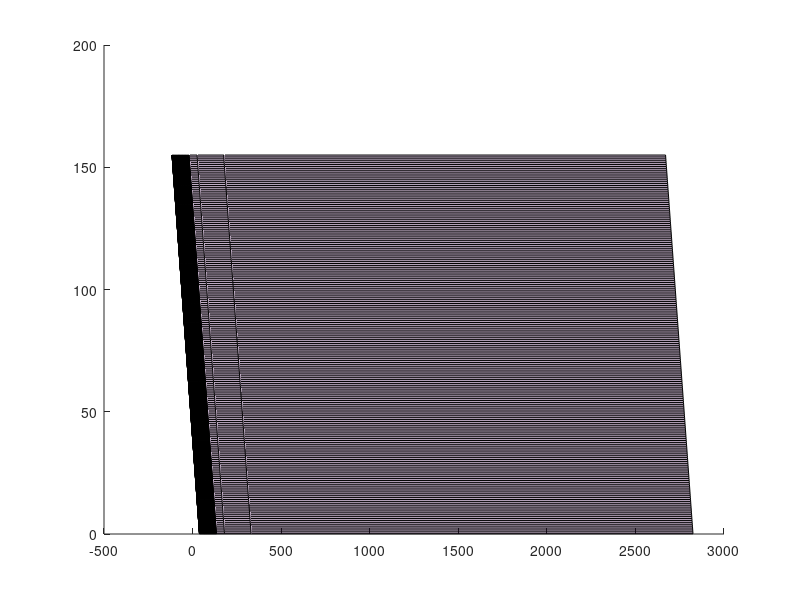

The MATLAB source for this figure: (Note: this script raises an error after producing the figure.)
% Phase plane analysis for triplet system

%%
addpath(genpath('../CoreFunctions'));
addpath(genpath('../utils'));
outdir = './rslts/LDDM_IIA_Phaseplane';
if ~exist(outdir,'dir')
    mkdir(outdir);
end
dt = .001;
Tau = ones(1,3)*.1;
lwd = 2.0;
mksz = 18;
%% panel c_middle, nullclines for R1 and R2 under unequal inputs
rng('default'); rng(5);
c = .256;
V = 256*[1+c, 1, 1.1];  
a = 10;
b = 1.8;
w = 1;
v = 1;
% - time couse R1, R2, and R3
sgm = 1; dur = 4;
presentt = dt; triggert = presentt; thresh = Inf;
initialvals = [4,4,4;12,12,12;0,0,0]/15; stimdur = dur; stoprule = 0;
% - Nullclines R1*-R2*-R3* space
h = figure; hold on;
filename = sprintf('LDDMTriplet_a%1.1f_b%1.1f_w%1.1f_v%1.1f_V1%3.0f_V2%3.0f_V3%3.0f',a,b,w,v,V);
[R3, R2] = meshgrid(linspace(.1,155,200),linspace(.1,155,200));
R1 = (V(3)./R3 - (w - b)*R3 - (1-a) - v*R2)/v; % dR3/dt = 0
lgd3 = surf(R1,R2,R3,'FaceAlpha',.3); % dR3/dt = 0
lgd3.EdgeColor = 'none';
lgd3.FaceColor = '#ef476f';

[R2, R1] = meshgrid(linspace(.1,155,200),linspace(.1,155,200));
R3 = (V(2)./R2 - (w - b)*R2 - (1-a) - v*R1)/v; % dR2/dt = 0
lgd2 = surf(R1,R2,R3,'FaceAlpha',.3); % dR2/dt = 0
lgd2.EdgeColor = 'none';
lgd2.FaceColor = '#118ab2';


[R1, R3] = meshgrid(linspace(.1,155,200),linspace(.1,155,200));
R2 = (V(1)./R1 - (w - b)*R1 - (1-a) - v*R3)/v; % dR1/dt = 0
lgd1 = surf(R1,R2,R3,'FaceAlpha',.3); % dR1/dt = 0
lgd1.EdgeColor = 'none';
lgd1.FaceColor = '#ffd166';

if 1
    [R, G, I, ~, ~] = LcDsInhbt(V, [w,v,v;v,w,v;v,v,w], a*eye(3), b*eye(3),...
        sgm, Tau, dur, dt, presentt, triggert, thresh, initialvals, stimdur, stoprule);
    ldgtrc(1) = plot3(R(round(presentt/dt):end,1), R(round(presentt/dt):end,2),R(round(presentt/dt):end,3),'-','Color','#ef476f','LineWidth',lwd/2);
    [R, G, I, ~, ~] = LcDsInhbt(V, [w,v,v;v,w,v;v,v,w], a*eye(3), b*eye(3),...
        sgm, Tau, dur, dt, presentt, triggert, thresh, initialvals, stimdur, stoprule);
    ldgtrc(2) = plot3(R(round(presentt/dt):end,1), R(round(presentt/dt):end,2),R(round(presentt/dt):end,3),'-','Color','#118ab2','LineWidth',lwd/2);
    [R, G, I, ~, ~] = LcDsInhbt(V, [w,v,v;v,w,v;v,v,w], a*eye(3), b*eye(3),...
        sgm, Tau, dur, dt, presentt, triggert, thresh, initialvals, stimdur, stoprule);
    ldgtrc(3) = plot3(R(round(presentt/dt):end,1), R(round(presentt/dt):end,2),R(round(presentt/dt):end,3),'-','Color','#073b4c','LineWidth',lwd/2);
end
syms R1 R2 R3
eqns = [(V(1)/R1 - (w - b)*R1 - (1-a) - v*R3)/v == R2, ... % dR1/dt = 0: R2 = (V(1)./R1 - (w - b)*R1 - (1-a) - v*R3)/v
    (V(2)/R2 - (w - b)*R2 - (1-a) - v*R1)/v == R3, ... % dR2/dt = 0: R3 = (V(2)./R2 - (w - b)*R2 - (1-a) - v*R1)/v
    (V(3)/R3 - (w - b)*R3 - (1-a) - v*R2)/v == R1]; % dR3/dt = 0: R1 = (V(3)./R3 - (w - b)*R3 - (1-a) - v*R2)/v;
vars = [R1 R2 R3];
[AnswR1,AnswR2,AnswR3] = solve(eqns, vars);
AnswI1 = b*AnswR1;
AnswI2 = b*AnswR2;
AnswI3 = b*AnswR3;
AnswG1 = w*AnswR1 + v*AnswR2 + v*AnswR3  - AnswI1;
AnswG2 = v*AnswR1 + w*AnswR2 + v*AnswR3  - AnswI2;
AnswG3 = v*AnswR1 + v*AnswR2 + w*AnswR3 - AnswI3;
PositiveRealAnsw = double(AnswR1) >0 & double(imag(AnswR1)) == 0 & double(AnswR2) >0 & double(imag(AnswR2)) == 0 & double(AnswR3) >0 & double(imag(AnswR3)) == 0;
Npoints = sum(PositiveRealAnsw);
lgdvec = [];
for i = [find(PositiveRealAnsw)]'
    R1star = double(AnswR1(i));
    R2star = double(AnswR2(i));
    R3star = double(AnswR3(i));
    G1star = double(AnswG1(i));
    G2star = double(AnswG2(i));
    G3star = double(AnswG3(i));
    JMat = [-1 + a/(1+G1star), -(V(1)+a*R1star)/(1+G1star)^2, 0,    0, 0, 0,       0, 0, 0
            w, -1, -1,                                              v, 0, 0,       v, 0, 0
            b, 0, -1,                                               0, 0, 0,       0, 0, 0
            0, 0, 0,    -1+a/(1+G2star),   -(V(2)+a*R2star)/(1+G2star)^2, 0,       0, 0, 0
            v, 0, 0,    w, -1, -1,                                                 v, 0, 0
            0, 0, 0,    b, 0, -1,                                                  0, 0, 0
            0, 0, 0,    0, 0, 0,       -1 + a/(1+G3star), -(V(3)+a*R3star)/(1+G3star)^2, 0
            v, 0, 0,    v, 0, 0,                                                  w, -1, -1
            0, 0, 0,    0, 0, 0,                                                  b, 0, -1];
    A = eig(JMat);
    Stability(i) = all(real(A) < 0); % attractive 1, diversive 0
    if Stability(i)
        lgdvec(end +1) = plot3(R1star, R2star, R3star, '.', 'Color','#06d6a0', 'MarkerSize',mksz);
        plot3(R1star, R2star, R3star, 'o', 'Color','k', 'MarkerSize',mksz/3);
    else
        lgdvec(end +1) = plot3(R1star, R2star, R3star, '.', 'Color', '#ffd166', 'MarkerSize',mksz);
        plot3(R1star, R2star, R3star, 'o', 'Color','k', 'MarkerSize',mksz/3);
    end
end
set(gca, 'XScale','log');
set(gca, 'YScale','log');
set(gca, 'ZScale','log');
xlim([.2,10^2]);ylim([.2,10^2]);zlim([.2,10^2]);
xticks([1,10,100]);yticks([1,10,100]);
xlabel('R_1 activity (a.u.)');
ylabel('R_2 activity (a.u.)');
zlabel('R_3 activity (a.u.)');
view([0,90]);
legend([lgd1, lgd2, lgd3, lgdvec(1)],{'dR_1/dt = 0','dR_2/dt = 0','dR_2/dt = 0','unstable points'}, 'FontName','Times New Roman', ...
    'FontAngle','Italic','FontSize',fontsize-6, 'Location','northeastoutside','Box','off');
aspect3 = [2.8 2.54]; % 1:1 for phase plane
aspect5 = [4.3 2.54]; % 1:1 for phase plane with legend outside
savefigs(h, filename, outdir, fontsize, aspect5);
grid on;
view([-52,8]);
savefigs(h, [filename '3D'], outdir, fontsize, aspect5*2);
savefig(h,fullfile(outdir,[filename '3D.fig']));
